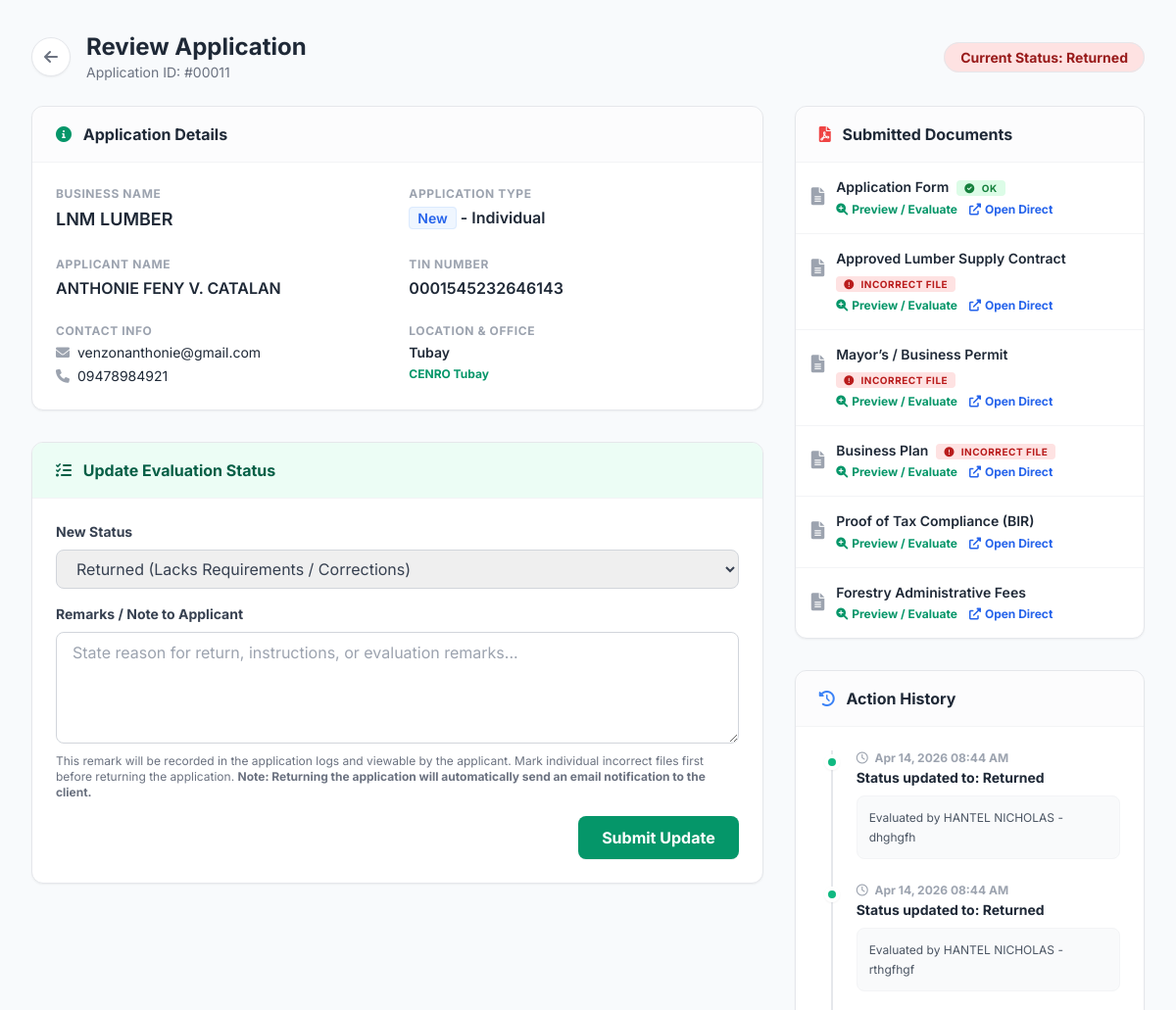
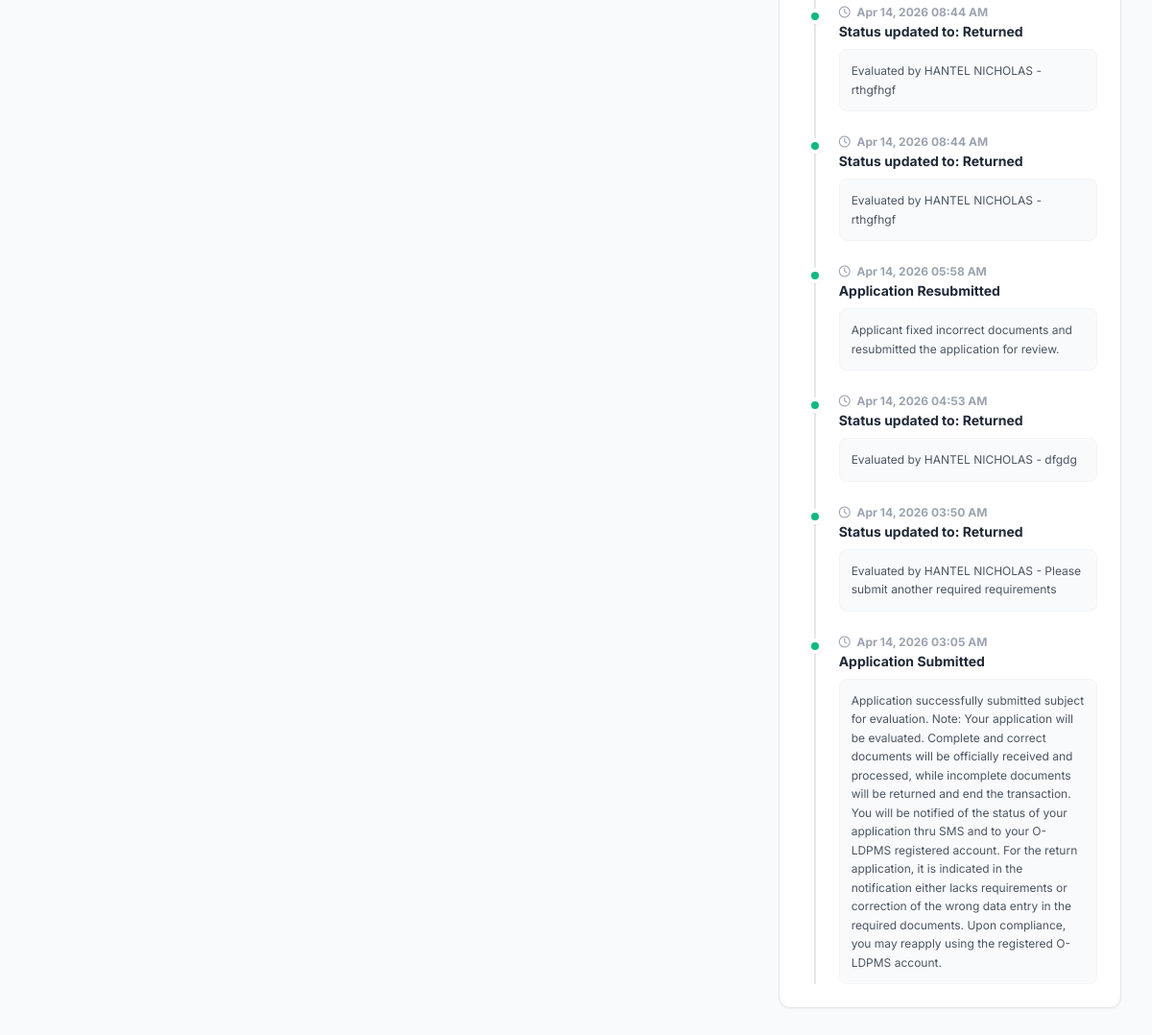
The app's page /view_application.php?id=11 (signed in) with its own data (2 pictures, top to bottom).
### tables this page shows
CREATE TABLE `permit_applications` (
  `app_id` int(11) NOT NULL,
  `client_id` int(11) NOT NULL,
  `app_type` varchar(50) NOT NULL,
  `applicant_type` varchar(50) NOT NULL,
  `business_name` varchar(255) NOT NULL,
  `tin_number` varchar(50) NOT NULL,
  `reference_number` varchar(100) DEFAULT NULL,
  `province_id` varchar(20) DEFAULT NULL,
  `muncity_id` varchar(20) DEFAULT NULL,
  `brgy_id` varchar(20) DEFAULT NULL,
  `zip_code` varchar(20) DEFAULT NULL,
  `street_address` text DEFAULT NULL,
  `status` varchar(50) DEFAULT 'Pending Review',
  `date_submitted` datetime DEFAULT current_timestamp()
);

CREATE TABLE `user_client` (
  `client_id` int(11) NOT NULL,
  `firstname` varchar(50) NOT NULL,
  `mid_name` varchar(50) NOT NULL,
  `lastname` varchar(50) NOT NULL,
  `email` varchar(100) NOT NULL,
  `profile_picture` varchar(255) DEFAULT NULL,
  `verification_token` varchar(255) DEFAULT NULL,
  `password` text NOT NULL,
  `mobilenum` text NOT NULL,
  `comp_id_upload` longtext NOT NULL,
  `govt_id_upload` longtext NOT NULL,
  `auth_letter` longtext NOT NULL,
  `password_unhashed` text NOT NULL,
  `Status` int(11) NOT NULL,
  `province` text NOT NULL,
  `citymun` text NOT NULL,
  `brgy` text NOT NULL,
  `zips` text NOT NULL
);

CREATE TABLE `muncity` (
  `muncity_id` int(11) NOT NULL,
  `muncity_name` varchar(50) NOT NULL,
  `prov_code` varchar(4) NOT NULL,
  `mun_code` varchar(6) NOT NULL,
  `zip_code` varchar(4) NOT NULL,
  `office_id` int(20) NOT NULL,
  `office_cover` varchar(50) NOT NULL
);

CREATE TABLE `permit_requirements_files` (
  `file_id` int(11) NOT NULL,
  `app_id` int(11) NOT NULL,
  `requirement_id` int(11) NOT NULL,
  `file_path` text NOT NULL,
  `status` varchar(50) DEFAULT 'Pending',
  `remarks` text DEFAULT NULL
);

CREATE TABLE `requirements` (
  `id` int(11) NOT NULL,
  `requirement_name` varchar(255) NOT NULL,
  `download_link` varchar(255) DEFAULT NULL,
  `new_app_status` varchar(100) NOT NULL,
  `renewal_app_status` varchar(100) NOT NULL,
  `sequence` int(11) DEFAULT 0
);

CREATE TABLE `application_logs` (
  `log_id` int(11) NOT NULL,
  `app_id` int(11) NOT NULL,
  `action` varchar(255) NOT NULL,
  `remarks` text DEFAULT NULL,
  `created_at` timestamp NOT NULL DEFAULT current_timestamp()
);

### view_application.php (the view, shortened to what this page needs)
<?php
require 'db.php';
$app_id = intval($_GET['id']);
$protocol = isset($_SERVER['HTTPS']) && $_SERVER['HTTPS'] === 'on' ? "https" : "http";
$base_url = $protocol . "://" . $_SERVER['HTTP_HOST'] . rtrim(dirname($_SERVER['REQUEST_URI']), '/\\') . "/";
$query_app = "SELECT pa.*, uc.firstname, uc.mid_name, uc.lastname, uc.email, uc.mobilenum,
              m.muncity_name, m.office_cover
              FROM permit_applications pa
              LEFT JOIN user_client uc ON pa.client_id = uc.client_id
              LEFT JOIN muncity m ON pa.muncity_id = m.mun_code
              WHERE pa.app_id = :app_id";
$stmt_app = $pdo->prepare($query_app);
$stmt_app->execute([':app_id' => $app_id]);
$app = $stmt_app->fetch(PDO::FETCH_ASSOC);
$query_reqs = "SELECT prf.*, r.requirement_name
               FROM permit_requirements_files prf
               JOIN requirements r ON prf.requirement_id = r.id
               WHERE prf.app_id = :app_id";
$stmt_reqs = $pdo->prepare($query_reqs);
$stmt_reqs->execute([':app_id' => $app_id]);
$requirements = $stmt_reqs->fetchAll(PDO::FETCH_ASSOC);
$query_logs = "SELECT * FROM application_logs WHERE app_id = :app_id ORDER BY created_at DESC";
$stmt_logs = $pdo->prepare($query_logs);
$stmt_logs->execute([':app_id' => $app_id]);
$logs = $stmt_logs->fetchAll(PDO::FETCH_ASSOC);
$statusClass = 'bg-yellow-100 text-yellow-800';
$status = strtolower($app['status']);
if (in_array($status, ['approved', 'completed', 'issued'])) {
    $statusClass = 'bg-green-100 text-green-800';
} elseif (in_array($status, ['rejected', 'returned'])) {
    $statusClass = 'bg-red-100 text-red-800';
}
?>
<!DOCTYPE html>
<html lang="en">
<head>
    <script src="https://cdn.tailwindcss.com"></script>
    <link href="https://cdnjs.cloudflare.com/ajax/libs/font-awesome/6.0.0/css/all.min.css" rel="stylesheet">
</head>
<body class="bg-slate-50 p-8">
    <div class="max-w-7xl mx-auto">
        <div class="mb-6 flex items-center justify-between">
            <div class="flex items-center gap-4">
                <a href="applications.php" class="h-10 w-10 bg-white rounded-full flex items-center justify-center text-gray-500 hover:text-emerald-600 hover:bg-emerald-50 border border-gray-200 transition shadow-sm">
                    <i class="fas fa-arrow-left"></i>
                </a>
                <div>
                    <h1 class="text-2xl font-bold text-gray-800">Review Application</h1>
                    <p class="text-sm text-gray-500">Application ID: #<?php echo str_pad($app['app_id'], 5, '0', STR_PAD_LEFT); ?></p>
                </div>
            </div>
            <div>
                <span class="px-4 py-1.5 rounded-full text-sm font-bold border <?php echo $statusClass; ?>">
                    Current Status: <?php echo htmlspecialchars($app['status']); ?>
                </span>
            </div>
        </div>
        <div class="grid grid-cols-1 lg:grid-cols-3 gap-8">
            <div class="lg:col-span-2 space-y-8">
                <div class="bg-white rounded-xl shadow-sm border border-gray-200 overflow-hidden">
                    <div class="px-6 py-4 border-b border-gray-100 bg-gray-50/50">
                        <h3 class="font-bold text-gray-800"><i class="fas fa-info-circle text-emerald-600 mr-2"></i> Application Details</h3>
                    </div>
                    <div class="p-6 grid grid-cols-1 md:grid-cols-2 gap-6">
                        <div>
                            <p class="text-xs text-gray-400 font-bold uppercase tracking-wider mb-1">Business Name</p>
                            <p class="text-gray-800 font-semibold text-lg"><?php echo htmlspecialchars($app['business_name']); ?></p>
                        </div>
                        <div>
                            <p class="text-xs text-gray-400 font-bold uppercase tracking-wider mb-1">Application Type</p>
                            <p class="text-gray-800 font-semibold"><span class="bg-blue-50 text-blue-600 px-2 py-0.5 rounded text-sm border border-blue-100"><?php echo htmlspecialchars($app['app_type']); ?></span> - <?php echo htmlspecialchars($app['applicant_type']); ?></p>
                        </div>
                        <div>
                            <p class="text-xs text-gray-400 font-bold uppercase tracking-wider mb-1">Applicant Name</p>
                            <p class="text-gray-800 font-semibold"><?php echo htmlspecialchars($app['firstname'] . ' ' . $app['mid_name'] . ' ' . $app['lastname']); ?></p>
                        </div>
                        <div>
                            <p class="text-xs text-gray-400 font-bold uppercase tracking-wider mb-1">TIN Number</p>
                            <p class="text-gray-800 font-semibold"><?php echo htmlspecialchars($app['tin_number'] ?? 'N/A'); ?></p>
                        </div>
                        <div>
                            <p class="text-xs text-gray-400 font-bold uppercase tracking-wider mb-1">Contact Info</p>
                            <p class="text-gray-800 text-sm"><i class="fas fa-envelope text-gray-400 mr-1"></i> <?php echo htmlspecialchars($app['email']); ?></p>
                            <p class="text-gray-800 text-sm mt-1"><i class="fas fa-phone text-gray-400 mr-1"></i> <?php echo htmlspecialchars($app['mobilenum']); ?></p>
                        </div>
                        <div>
                            <p class="text-xs text-gray-400 font-bold uppercase tracking-wider mb-1">Location & Office</p>
                            <p class="text-gray-800 text-sm font-semibold"><?php echo htmlspecialchars($app['muncity_name'] ?? 'N/A'); ?></p>
                            <p class="text-emerald-600 text-xs font-bold mt-1"><?php echo htmlspecialchars($app['office_cover'] ?? 'N/A'); ?></p>
                        </div>
                    </div>
                </div>
                <div class="bg-white rounded-xl shadow-sm border border-gray-200 overflow-hidden">
                    <div class="px-6 py-4 border-b border-gray-100 bg-emerald-50 text-emerald-800">
                        <h3 class="font-bold"><i class="fas fa-tasks mr-2"></i> Update Evaluation Status</h3>
                    </div>
                    <form method="POST" action="" class="p-6">
                        <div class="mb-4">
                            <label class="block text-sm font-bold text-gray-700 mb-2">New Status</label>
                            <select name="status" required class="w-full border border-gray-300 rounded-lg px-4 py-2 focus:ring-emerald-500 focus:border-emerald-500 text-gray-700">
                                <option value="Returned" <?php echo ($app['status'] == 'Returned') ? 'selected' : ''; ?>>Returned (Lacks Requirements / Corrections)</option>
                            </select>
                        </div>
                        <div class="mb-4">
                            <label class="block text-sm font-bold text-gray-700 mb-2">Remarks / Note to Applicant</label>
                            <textarea name="remarks" rows="4" required class="w-full border border-gray-300 rounded-lg px-4 py-2 focus:ring-emerald-500 focus:border-emerald-500" placeholder="State reason for return, instructions, or evaluation remarks..."></textarea>
                            <p class="text-xs text-gray-500 mt-1">This remark will be recorded in the application logs and viewable by the applicant. Mark individual incorrect files first before returning the application. <strong>Note: Returning the application will automatically send an email notification to the client.</strong></p>
                        </div>
                        <div class="flex justify-end">
                            <button type="submit" name="update_application" class="bg-emerald-600 hover:bg-emerald-700 text-white font-bold py-2.5 px-6 rounded-lg transition shadow-sm">
                                Submit Update
                            </button>
                        </div>
                    </form>
                </div>
            </div>
            <div class="space-y-8">
                <div class="bg-white rounded-xl shadow-sm border border-gray-200 overflow-hidden">
                    <div class="px-6 py-4 border-b border-gray-100 bg-gray-50/50">
                        <h3 class="font-bold text-gray-800"><i class="fas fa-file-pdf text-red-500 mr-2"></i> Submitted Documents</h3>
                    </div>
                    <div class="p-0">
                        <?php if(count($requirements) > 0): ?>
                            <ul class="divide-y divide-gray-100">
                                <?php foreach($requirements as $index => $req): ?>
                                    <li class="p-4 hover:bg-gray-50 flex items-start gap-3 transition">
                                        <i class="fas fa-file-alt text-gray-400 mt-1 text-lg"></i>
                                        <div class="flex-1">
                                            <p id="doc-title-<?php echo $index; ?>" class="text-sm font-semibold text-gray-800 mb-1 leading-tight flex items-center flex-wrap gap-2">
                                                <?php echo htmlspecialchars($req['requirement_name']); ?>
                                                <span id="doc-badge-<?php echo $index; ?>">
                                                    <?php if(isset($req['status']) && $req['status'] === 'OK'): ?>
                                                        <span class="px-2 py-0.5 bg-green-100 text-green-700 text-[10px] uppercase tracking-wider font-bold rounded"><i class="fas fa-check-circle mr-1"></i> OK</span>
                                                    <?php elseif(isset($req['status']) && $req['status'] === 'Incorrect'): ?>
                                                        <span class="px-2 py-0.5 bg-red-100 text-red-700 text-[10px] uppercase tracking-wider font-bold rounded"><i class="fas fa-exclamation-circle mr-1"></i> Incorrect File</span>
                                                    <?php endif; ?>
                                                </span>
                                            </p>
                                            <div class="mt-1.5 flex items-center gap-3">
                                                <button type="button" onclick="openDocumentModal(<?php echo $index; ?>)" class="inline-flex items-center text-xs font-bold text-emerald-600 hover:text-emerald-800 transition">
                                                    <i class="fas fa-search-plus mr-1"></i> Preview / Evaluate
                                                </button>
                                                <a href="<?php echo $base_url . htmlspecialchars($req['file_path']); ?>" target="_blank" class="inline-flex items-center text-xs font-bold text-blue-600 hover:text-blue-800 transition">
                                                    <i class="fas fa-external-link-alt mr-1"></i> Open Direct
                                                </a>
                                            </div>
                                        </div>
                                    </li>
                                <?php endforeach; ?>
                            </ul>
                        <?php else: ?>
                            <div class="p-6 text-center text-gray-500 text-sm">
                                No requirements uploaded.
                            </div>
                        <?php endif; ?>
                    </div>
                </div>
                <div class="bg-white rounded-xl shadow-sm border border-gray-200 overflow-hidden">
                    <div class="px-6 py-4 border-b border-gray-100 bg-gray-50/50">
                        <h3 class="font-bold text-gray-800"><i class="fas fa-history text-blue-500 mr-2"></i> Action History</h3>
                    </div>
                    <div class="p-6">
                        <?php if(count($logs) > 0): ?>
                            <div class="relative border-l-2 border-gray-200 ml-3 space-y-6">
                                <?php foreach($logs as $log): ?>
                                    <div class="relative pl-6">
                                        <div class="absolute -left-[9px] top-1 h-4 w-4 rounded-full bg-emerald-500 border-4 border-white shadow-sm"></div>
                                        <div>
                                            <p class="text-xs font-bold text-gray-400 mb-0.5">
                                                <i class="far fa-clock mr-1"></i> <?php echo date('M d, Y h:i A', strtotime($log['created_at'])); ?>
                                            </p>
                                            <p class="text-sm font-bold text-gray-800"><?php echo htmlspecialchars($log['action']); ?></p>
                                            <?php if(!empty($log['remarks'])): ?>
                                                <div class="mt-2 text-xs text-gray-600 bg-gray-50 border border-gray-100 p-3 rounded-lg leading-relaxed">
                                                    <?php echo nl2br(htmlspecialchars($log['remarks'])); ?>
                                                </div>
                                            <?php endif; ?>
                                        </div>
                                    </div>
                                <?php endforeach; ?>
                            </div>
                        <?php else: ?>
                            <p class="text-sm text-gray-500 text-center">No logs available for this application.</p>
                        <?php endif; ?>
                    </div>
                </div>
            </div>
        </div>
    </div>
</body>
</html>

### view_application.php (style rules this page uses)
body { font-family: 'Inter', sans-serif; }

### records on screen
permit_applications: app_id "00011", status "Returned", business_name "LNM LUMBER", app_type "New", applicant_type "Individual", client.lastname "ANTHONIE FENY V. CATALAN", tin_number "0001545232646143", client.email "venzonanthonie@gmail.com", client.mobilenum "09478984921", muncity.muncity_name "Tubay", muncity.office_cover "CENRO Tubay", status "Returned (Lacks Requirements / Corrections)"
permit_requirements_files: requirement.requirement_name "Application Form", status "OK" (drawn)
permit_requirements_files: requirement.requirement_name "Approved Lumber Supply Contract", status "Incorrect" (drawn)
permit_requirements_files: requirement.requirement_name "Mayor’s / Business Permit", status "Incorrect" (drawn)
permit_requirements_files: requirement.requirement_name "Business Plan", status "Incorrect" (drawn)
permit_requirements_files: requirement.requirement_name "Proof of Tax Compliance (BIR)"
permit_requirements_files: requirement.requirement_name "Forestry Administrative Fees"
application_logs: created_at "Apr 14, 2026 08:44 AM", action "Status updated to: Returned", remarks "Evaluated by HANTEL NICHOLAS - dhghgfh"
application_logs: created_at "Apr 14, 2026 08:44 AM", action "Status updated to: Returned", remarks "Evaluated by HANTEL NICHOLAS - rthgfhgf"
application_logs: created_at "Apr 14, 2026 08:44 AM", action "Status updated to: Returned", remarks "Evaluated by HANTEL NICHOLAS - rthgfhgf"
application_logs: created_at "Apr 14, 2026 08:44 AM", action "Status updated to: Returned", remarks "Evaluated by HANTEL NICHOLAS - rthgfhgf"
application_logs: created_at "Apr 14, 2026 05:58 AM", action "Application Resubmitted", remarks "Applicant fixed incorrect documents and resubmitted the application for review."
application_logs: created_at "Apr 14, 2026 04:53 AM", action "Status updated to: Returned", remarks "Evaluated by HANTEL NICHOLAS - dfgdg"
application_logs: created_at "Apr 14, 2026 03:50 AM", action "Status updated to: Returned", remarks "Evaluated by HANTEL NICHOLAS - Please submit another required requirements"
application_logs: created_at "Apr 14, 2026 03:05 AM", action "Application Submitted", remarks "Application successfully submitted subject for evaluation. Note: Your application will be evaluated. Complete and correct documents will be officially received and processed, while incomplete documents will be returned and end the transaction. You will be notified of the status of your application thru SMS and to your O-LDPMS registered account. For the return application, it is indicated in the notification either lacks requirements or correction of the wrong data entry in the required documents. Upon compliance, you may reapply using the registered O-LDPMS account."
